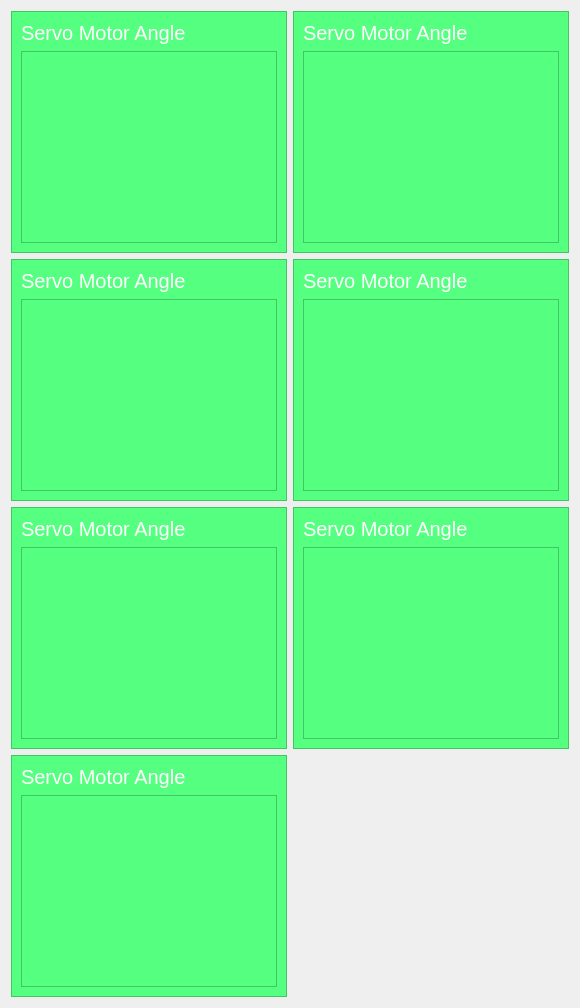
            <widget class="QWidget" name="Debug">
             <layout class="QGridLayout" name="gridLayout">
              <item row="0" column="2">
               <widget class="QFrame" name="DebugCell_7">
                <property name="sizePolicy">
                 <sizepolicy hsizetype="Fixed" vsizetype="Fixed">
                  <horstretch>0</horstretch>
                  <verstretch>0</verstretch>
                 </sizepolicy>
                </property>
                <property name="minimumSize">
                 <size>
                  <width>50</width>
                  <height>50</height>
                 </size>
                </property>
                <property name="styleSheet">
                 <string notr="true">background-color: rgb(85, 255, 127);</string>
                </property>
                <property name="frameShape">
                 <enum>QFrame::Shape::StyledPanel</enum>
                </property>
                <property name="frameShadow">
                 <enum>QFrame::Shadow::Raised</enum>
                </property>
                <layout class="QGridLayout" name="gridLayout_8">
                 <item row="0" column="0">
                  <widget class="QLabel" name="label_7">
                   <property name="font">
                    <font>
                     <pointsize>15</pointsize>
                    </font>
                   </property>
                   <property name="styleSheet">
                    <string notr="true">color: rgb(255, 255, 255);</string>
                   </property>
                   <property name="text">
                    <string>Servo Motor Angle</string>
                   </property>
                  </widget>
                 </item>
                 <item row="1" column="0">
                  <widget class="QTextEdit" name="ServoAngleText_7"/>
                 </item>
                </layout>
               </widget>
              </item>
              <item row="3" column="2">
               <widget class="QFrame" name="DebugCell_2">
                <property name="sizePolicy">
                 <sizepolicy hsizetype="Fixed" vsizetype="Fixed">
                  <horstretch>0</horstretch>
                  <verstretch>0</verstretch>
                 </sizepolicy>
                </property>
                <property name="minimumSize">
                 <size>
                  <width>50</width>
                  <height>50</height>
                 </size>
                </property>
                <property name="styleSheet">
                 <string notr="true">background-color: rgb(85, 255, 127);</string>
                </property>
                <property name="frameShape">
                 <enum>QFrame::Shape::StyledPanel</enum>
                </property>
                <property name="frameShadow">
                 <enum>QFrame::Shadow::Raised</enum>
                </property>
                <layout class="QGridLayout" name="gridLayout_3">
                 <item row="0" column="0">
                  <widget class="QLabel" name="label_2">
                   <property name="font">
                    <font>
                     <pointsize>15</pointsize>
                    </font>
                   </property>
                   <property name="styleSheet">
                    <string notr="true">color: rgb(255, 255, 255);</string>
                   </property>
                   <property name="text">
                    <string>Servo Motor Angle</string>
                   </property>
                  </widget>
                 </item>
                 <item row="1" column="0">
                  <widget class="QTextEdit" name="ServoAngleText_2"/>
                 </item>
                </layout>
               </widget>
              </item>
              <item row="1" column="2">
               <widget class="QFrame" name="DebugCell_3">
                <property name="sizePolicy">
                 <sizepolicy hsizetype="Fixed" vsizetype="Fixed">
                  <horstretch>0</horstretch>
                  <verstretch>0</verstretch>
                 </sizepolicy>
                </property>
                <property name="minimumSize">
                 <size>
                  <width>50</width>
                  <height>50</height>
                 </size>
                </property>
                <property name="styleSheet">
                 <string notr="true">background-color: rgb(85, 255, 127);</string>
                </property>
                <property name="frameShape">
                 <enum>QFrame::Shape::StyledPanel</enum>
                </property>
                <property name="frameShadow">
                 <enum>QFrame::Shadow::Raised</enum>
                </property>
                <layout class="QGridLayout" name="gridLayout_4">
                 <item row="0" column="0">
                  <widget class="QLabel" name="label_3">
                   <property name="font">
                    <font>
                     <pointsize>15</pointsize>
                    </font>
                   </property>
                   <property name="styleSheet">
                    <string notr="true">color: rgb(255, 255, 255);</string>
                   </property>
                   <property name="text">
                    <string>Servo Motor Angle</string>
                   </property>
                  </widget>
                 </item>
                 <item row="1" column="0">
                  <widget class="QTextEdit" name="ServoAngleText_3"/>
                 </item>
                </layout>
               </widget>
              </item>
              <item row="2" column="2">
               <widget class="QFrame" name="DebugCell_4">
                <property name="sizePolicy">
                 <sizepolicy hsizetype="Fixed" vsizetype="Fixed">
                  <horstretch>0</horstretch>
                  <verstretch>0</verstretch>
                 </sizepolicy>
                </property>
                <property name="minimumSize">
                 <size>
                  <width>50</width>
                  <height>50</height>
                 </size>
                </property>
                <property name="styleSheet">
                 <string notr="true">background-color: rgb(85, 255, 127);</string>
                </property>
                <property name="frameShape">
                 <enum>QFrame::Shape::StyledPanel</enum>
                </property>
                <property name="frameShadow">
                 <enum>QFrame::Shadow::Raised</enum>
                </property>
                <layout class="QGridLayout" name="gridLayout_5">
                 <item row="1" column="0">
                  <widget class="QTextEdit" name="ServoAngleText_4"/>
                 </item>
                 <item row="0" column="0">
                  <widget class="QLabel" name="label_4">
                   <property name="font">
                    <font>
                     <pointsize>15</pointsize>
                    </font>
                   </property>
                   <property name="styleSheet">
                    <string notr="true">color: rgb(255, 255, 255);</string>
                   </property>
                   <property name="text">
                    <string>Servo Motor Angle</string>
                   </property>
                  </widget>
                 </item>
                </layout>
               </widget>
              </item>
              <item row="0" column="3">
               <widget class="QFrame" name="DebugCell_5">
                <property name="sizePolicy">
                 <sizepolicy hsizetype="Fixed" vsizetype="Fixed">
                  <horstretch>0</horstretch>
                  <verstretch>0</verstretch>
                 </sizepolicy>
                </property>
                <property name="minimumSize">
                 <size>
                  <width>50</width>
                  <height>50</height>
                 </size>
                </property>
                <property name="styleSheet">
                 <string notr="true">background-color: rgb(85, 255, 127);</string>
                </property>
                <property name="frameShape">
                 <enum>QFrame::Shape::StyledPanel</enum>
                </property>
                <property name="frameShadow">
                 <enum>QFrame::Shadow::Raised</enum>
                </property>
                <layout class="QGridLayout" name="gridLayout_6">
                 <item row="0" column="0">
                  <widget class="QLabel" name="label_5">
                   <property name="font">
                    <font>
                     <pointsize>15</pointsize>
                    </font>
                   </property>
                   <property name="styleSheet">
                    <string notr="true">color: rgb(255, 255, 255);</string>
                   </property>
                   <property name="text">
                    <string>Servo Motor Angle</string>
                   </property>
                  </widget>
                 </item>
                 <item row="1" column="0">
                  <widget class="QTextEdit" name="ServoAngleText_5"/>
                 </item>
                </layout>
               </widget>
              </item>
              <item row="1" column="3">
               <widget class="QFrame" name="DebugCell">
                <property name="sizePolicy">
                 <sizepolicy hsizetype="Fixed" vsizetype="Fixed">
                  <horstretch>0</horstretch>
                  <verstretch>0</verstretch>
                 </sizepolicy>
                </property>
                <property name="minimumSize">
                 <size>
                  <width>50</width>
                  <height>50</height>
                 </size>
                </property>
                <property name="styleSheet">
                 <string notr="true">background-color: rgb(85, 255, 127);</string>
                </property>
                <property name="frameShape">
                 <enum>QFrame::Shape::StyledPanel</enum>
                </property>
                <property name="frameShadow">
                 <enum>QFrame::Shadow::Raised</enum>
                </property>
                <layout class="QGridLayout" name="gridLayout_2">
                 <item row="0" column="0">
                  <widget class="QLabel" name="label">
                   <property name="font">
                    <font>
                     <pointsize>15</pointsize>
                    </font>
                   </property>
                   <property name="styleSheet">
                    <string notr="true">color: rgb(255, 255, 255);</string>
                   </property>
                   <property name="text">
                    <string>Servo Motor Angle</string>
                   </property>
                  </widget>
                 </item>
                 <item row="1" column="0">
                  <widget class="QTextEdit" name="ServoAngleText"/>
                 </item>
                </layout>
               </widget>
              </item>
              <item row="2" column="3">
               <widget class="QFrame" name="DebugCell_6">
                <property name="sizePolicy">
                 <sizepolicy hsizetype="Fixed" vsizetype="Fixed">
                  <horstretch>0</horstretch>
                  <verstretch>0</verstretch>
                 </sizepolicy>
                </property>
                <property name="minimumSize">
                 <size>
                  <width>50</width>
                  <height>50</height>
                 </size>
                </property>
                <property name="styleSheet">
                 <string notr="true">background-color: rgb(85, 255, 127);</string>
                </property>
                <property name="frameShape">
                 <enum>QFrame::Shape::StyledPanel</enum>
                </property>
                <property name="frameShadow">
                 <enum>QFrame::Shadow::Raised</enum>
                </property>
                <layout class="QGridLayout" name="gridLayout_7">
                 <item row="0" column="0">
                  <widget class="QLabel" name="label_6">
                   <property name="font">
                    <font>
                     <pointsize>15</pointsize>
                    </font>
                   </property>
                   <property name="styleSheet">
                    <string notr="true">color: rgb(255, 255, 255);</string>
                   </property>
                   <property name="text">
                    <string>Servo Motor Angle</string>
                   </property>
                  </widget>
                 </item>
                 <item row="1" column="0">
                  <widget class="QTextEdit" name="ServoAngleText_6"/>
                 </item>
                </layout>
               </widget>
              </item>
             </layout>
            </widget>
